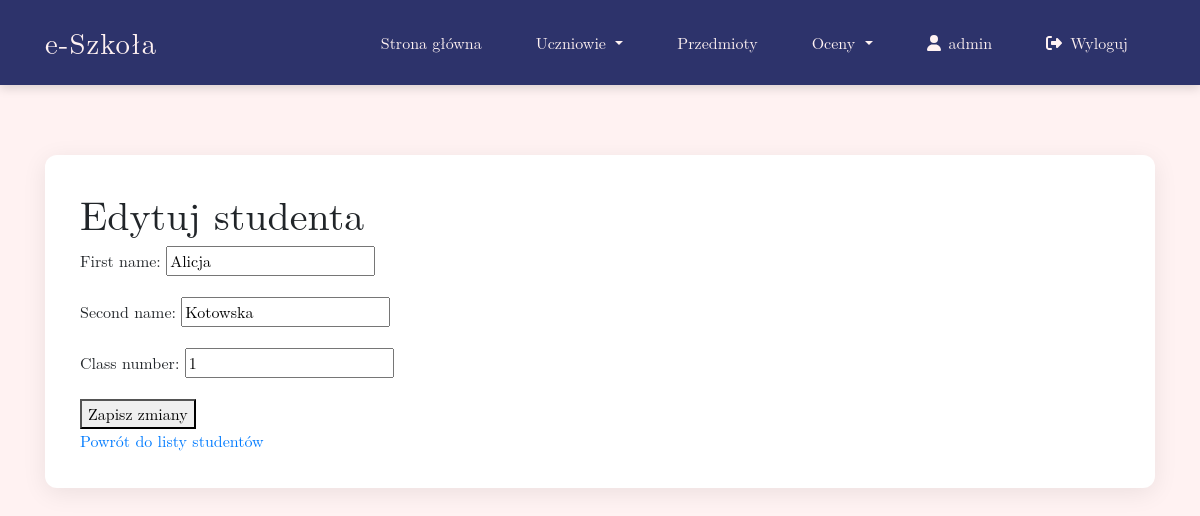
The app's page /student/1/edit/ (signed in) with its own data.
### journal/models.py (models this page shows, shortened)
class Student(models.Model):
    user = models.OneToOneField(User, on_delete=models.CASCADE, null=True, blank=True)
    first_name = models.CharField(max_length=50)
    second_name = models.CharField(max_length=50)
    class_number = models.PositiveIntegerField(default=1)

### journal/views.py (the view)
# urls.py: path('student/<int:pk>/edit/', StudentUpdateView.as_view(), name='student_update'),
class StudentUpdateView(TeacherRequiredMixin, UpdateView):
    template_name = "journal/student_update_form.html"
    model = Student
    form_class = StudentForm
    success_url = reverse_lazy("student_list")

### journal/forms.py
class StudentForm(forms.ModelForm):
    class Meta:
        model = Student
        fields = ['first_name', 'second_name', 'class_number']

### journal/mixins.py (called while the page is built)
    def dispatch(self, request, *args, **kwargs):
        if not request.user.is_staff:
           return redirect("no_permission")
        return super().dispatch(request, *args, **kwargs)

### journal/templates/journal/student_update_form.html (shortened to what this page needs)
{% extends 'journal/base.html' %}
{% block content %}
<h1>Edytuj studenta</h1>
<form method="post">
  {% csrf_token %} {{ form.as_p }}
  <button type="submit">Zapisz zmiany</button>
</form>
<a href="{% url 'student_list' %}">Powrót do listy studentów</a>
{% endblock %}

### journal/templates/journal/base.html (shortened to what this page needs)
<!DOCTYPE html>
{% load static %}
<html lang="pl">
<head>
    <link href="https://stackpath.bootstrapcdn.com/bootstrap/4.5.2/css/bootstrap.min.css" rel="stylesheet">
    <link href="{% static 'css/base.css'%}" rel="stylesheet">
</head>
<body>
    <header>
        <nav class="navbar navbar-expand-lg navbar-dark navbar-custom py-3">
            <div class="container">
                <a class="navbar-brand" href="{% url 'index' %}">e-Szkoła</a>
                <div class="collapse navbar-collapse" id="mainNav">
                    <ul class="navbar-nav ml-auto">
                        <li class="nav-item">
                            <a class="nav-link" href="{% url 'index' %}">Strona główna</a>
                        </li>
                        <li class="nav-item dropdown">
                            <a class="nav-link dropdown-toggle" href="#" id="studentsMenu" data-toggle="dropdown">
                                Uczniowie
                            </a>
                        </li>
                        <li class="nav-item">
                            <a class="nav-link" href="{% url 'subject_list' %}">Przedmioty</a>
                        </li>
                        <li class="nav-item dropdown">
                            <a class="nav-link dropdown-toggle" href="#" id="gradesMenu" data-toggle="dropdown">
                                Oceny
                            </a>
                        </li>
                        {% if user.is_authenticated %}
                            <li class="nav-item">
                                <span class="nav-link text-info">
                                    <i class="fas fa-user mr-2"></i>{{ user.username }}
                                </span>
                            </li>
                            <li class="nav-item">
                                <a class="nav-link" href="{% url 'logout' %}">
                                    <i class="fas fa-sign-out-alt mr-2"></i>Wyloguj
                                </a>
                            </li>
                        {% endif %}
                    </ul>
                </div>
            </div>
        </nav>
    </header>
    <main class="container">
        <div class="content-container">
            {% block content %}{% endblock %}
        </div>
    </main>
</body>
</html>

### static/css/base.css (style rules this page uses)
:root { --primary-bg: #FFF2F2; --nav-bg: #2D336B; --accent-blue: #7886C7; --hover-blue: #A9B5DF; }
body { background: var(--primary-bg); font-family: 'Latin Modern Roman', 'Georgia', serif; min-height: 100vh; display: flex; flex-direction: column; }
.navbar-custom { background: var(--nav-bg) !important; box-shadow: 0 3px 10px rgba(0,0,0,0.15); }
.navbar-brand { font-size: 1.8rem; letter-spacing: 1px; color: #FFF2F2 !important; transition: transform 0.3s ease; }
.nav-link { position: relative; color: #FFF2F2 !important; margin: 0 12px; padding: 8px 15px !important; transition: all 0.4s cubic-bezier(0.4, 0, 0.2, 1); }
.nav-link::before { content: ''; position: absolute; bottom: 0; left: 0; width: 0; height: 2px; background: var(--hover-blue); transition: width 0.3s ease; }
main { flex: 1; padding: 40px 0; animation: fadeIn 0.6s ease-out; }
.content-container { background: white; border-radius: 12px; box-shadow: 0 5px 25px rgba(0,0,0,0.08); padding: 35px; margin-top: 30px; transition: transform 0.3s ease; }

### records on screen
Student: first_name "Alicja", second_name "Kotowska", class_number "1"

### other values on screen
{{ user.username }} "admin"
